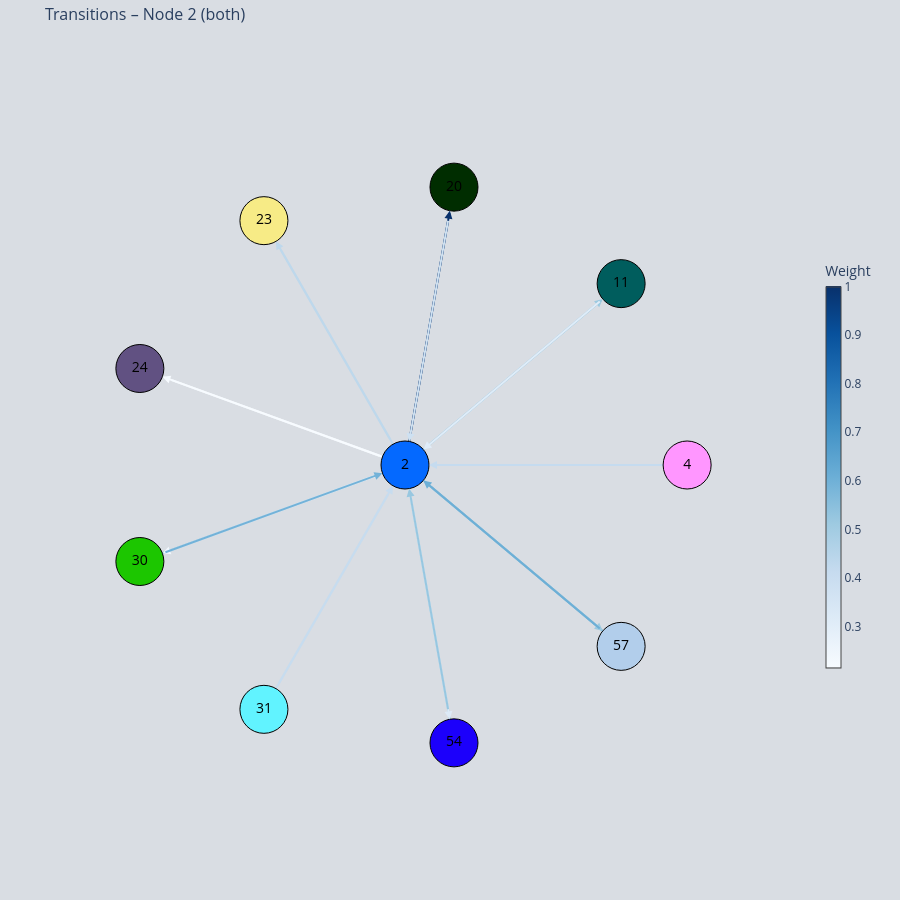
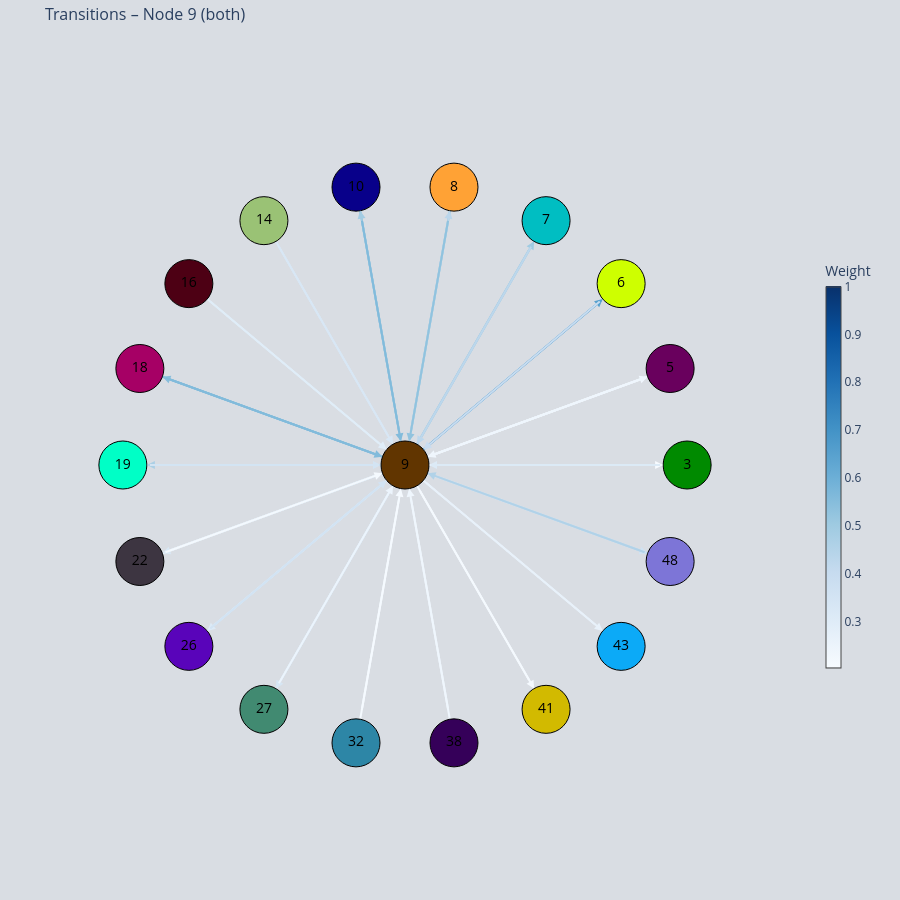

Notebook code cell kept with these figures, in order:
### Code cell
import glasbey


for mouse_name in df_all["Mouse"].unique():
    df_mouse = df_all[df_all["Mouse"] == mouse_name].copy()
    
    cluster_names = df_mouse["ClusterIdx"].unique()
    glasbey_palette = glasbey.create_palette(palette_size=len(cluster_names))
    cluster_to_color = {
        str(name): glasbey_palette[i]
        for i, name in enumerate(cluster_names)
    }

    plot_one_node_transition(df_mouse, mouse_name, cluster=2, threshold=0.2, node_colors=cluster_to_color)
    
    plot_one_node_transition(df_mouse, mouse_name, cluster=9, threshold=0.2, node_colors=cluster_to_color)

### Figure 1 — Plotly figure (JSON) as saved in the notebook; plotly's stock layout.template omitted (floating-point values rounded to 4 significant figures)
{"data": [{"hoverinfo": "text", "line": {"color": "rgb(247, 251, 255)", "width": 2}, "mode": "lines", "text": ["2 → 24<br>p=0.216"], "type": "scatter", "x": [-0.07993, -0.8265, null], "y": [0.02909, 0.3008, null]}, {"hoverinfo": "text", "line": {"color": "rgb(241, 247, 253)", "width": 2}, "mode": "lines", "text": ["2 → 30<br>p=0.240"], "type": "scatter", "x": [-0.07993, -0.8265, null], "y": [-0.02909, -0.3008, null]}, {"hoverinfo": "text", "line": {"color": "rgb(224, 236, 248)", "width": 2}, "mode": "lines", "text": ["11 → 2<br>p=0.305"], "type": "scatter", "x": [0.7009, 0.09231, null], "y": [0.5881, 0.07746, null]}, {"hoverinfo": "text", "line": {"color": "rgb(221, 234, 247)", "width": 2}, "mode": "lines", "text": ["2 → 54<br>p=0.317"], "type": "scatter", "x": [0.01477, 0.1527, null], "y": [-0.08377, -0.8661, null]}, {"hoverinfo": "text", "line": {"color": "rgb(206, 225, 242)", "width": 2}, "mode": "lines", "text": ["20 → 2<br>p=0.377"], "type": "scatter", "x": [0.1589, 0.02093, null], "y": [0.901, 0.1187, null]}, {"hoverinfo": "text", "line": {"color": "rgb(199, 220, 239)", "width": 2}, "mode": "lines", "text": ["31 → 2<br>p=0.407"], "type": "scatter", "x": [-0.4575, -0.06025, null], "y": [-0.7924, -0.1044, null]}, {"hoverinfo": "text", "line": {"color": "rgb(197, 219, 239)", "width": 2}, "mode": "lines", "text": ["4 → 2<br>p=0.413"], "type": "scatter", "x": [0.9149, 0.1205, null], "y": [0, 0, null]}, {"hoverinfo": "text", "line": {"color": "rgb(190, 216, 236)", "width": 2}, "mode": "lines", "text": ["2 → 23<br>p=0.431"], "type": "scatter", "x": [-0.04253, -0.4397, null], "y": [0.07367, 0.7617, null]}, {"hoverinfo": "text", "line": {"color": "rgb(155, 201, 224)", "width": 2}, "mode": "lines", "text": ["2 → 11<br>p=0.515"], "type": "scatter", "x": [0.06516, 0.6737, null], "y": [0.05468, 0.5653, null]}, {"hoverinfo": "text", "line": {"color": "rgb(155, 201, 224)", "width": 2}, "mode": "lines", "text": ["2 → 57<br>p=0.515"], "type": "scatter", "x": [0.06516, 0.6737, null], "y": [-0.05468, -0.5653, null]}, {"hoverinfo": "text", "line": {"color": "rgb(152, 199, 224)", "width": 2}, "mode": "lines", "text": ["54 → 2<br>p=0.521"], "type": "scatter", "x": [0.1589, 0.02093, null], "y": [-0.901, -0.1187, null]}, {"hoverinfo": "text", "line": {"color": "rgb(115, 178, 216)", "width": 2}, "mode": "lines", "text": ["30 → 2<br>p=0.593"], "type": "scatter", "x": [-0.8598, -0.1132, null], "y": [-0.3129, -0.04122, null]}, {"hoverinfo": "text", "line": {"color": "rgb(109, 175, 214)", "width": 2}, "mode": "lines", "text": ["57 → 2<br>p=0.605"], "type": "scatter", "x": [0.7009, 0.09231, null], "y": [-0.5881, -0.07746, null]}, {"hoverinfo": "text", "line": {"color": "rgb(8, 48, 107)", "width": 2}, "mode": "lines", "text": ["2 → 20<br>p=1.000"], "type": "scatter", "x": [0.01477, 0.1527, null], "y": [0.08377, 0.8661, null]}, {"hoverinfo": "text", "marker": {"color": ["#0469ff", "#002d00", "#b2ceeb", "#1cc600", "#1c00fb", "#005d5d", "#f7eb86", "#ff96ff", "#61f3ff", "#615182"], "line": {"color": "black", "width": 1}, "size": 48}, "mode": "markers+text", "text": ["2", "20", "57", "30", "54", "11", "23", "4", "31", "24"], "textfont": {"color": "black", "size": 14}, "type": "scatter", "x": [0, 0.1736, 0.766, -0.9397, 0.1736, 0.766, -0.5, 1, -0.5, -0.9397], "y": [0, 0.9848, -0.6428, -0.342, -0.9848, 0.6428, 0.866, 0, -0.866, 0.342]}, {"hoverinfo": "none", "marker": {"cmax": 1, "cmin": 0.2156, "color": [0.2156, 1], "colorbar": {"len": 0.5, "thickness": 15, "title": {"text": "Weight"}}, "colorscale": [[0, "rgb(247,251,255)"], [0.125, "rgb(222,235,247)"], [0.25, "rgb(198,219,239)"], [0.375, "rgb(158,202,225)"], [0.5, "rgb(107,174,214)"], [0.625, "rgb(66,146,198)"], [0.75, "rgb(33,113,181)"], [0.875, "rgb(8,81,156)"], [1, "rgb(8,48,107)"]], "showscale": true}, "mode": "markers", "type": "scatter", "x": [null], "y": [null]}], "layout": {"annotations": [{"arrowcolor": "rgb(8, 48, 107)", "arrowhead": 2, "arrowsize": 0.8, "arrowwidth": 2, "ax": 0.01477, "axref": "x", "ay": 0.08377, "ayref": "y", "showarrow": true, "x": 0.1589, "xref": "x", "y": 0.901, "yref": "y"}, {"arrowcolor": "rgb(155, 201, 224)", "arrowhead": 2, "arrowsize": 0.8, "arrowwidth": 2, "ax": 0.06516, "axref": "x", "ay": 0.05468, "ayref": "y", "showarrow": true, "x": 0.7009, "xref": "x", "y": 0.5881, "yref": "y"}, {"arrowcolor": "rgb(155, 201, 224)", "arrowhead": 2, "arrowsize": 0.8, "arrowwidth": 2, "ax": 0.06516, "axref": "x", "ay": -0.05468, "ayref": "y", "showarrow": true, "x": 0.7009, "xref": "x", "y": -0.5881, "yref": "y"}, {"arrowcolor": "rgb(190, 216, 236)", "arrowhead": 2, "arrowsize": 0.8, "arrowwidth": 2, "ax": -0.04253, "axref": "x", "ay": 0.07367, "ayref": "y", "showarrow": true, "x": -0.4575, "xref": "x", "y": 0.7924, "yref": "y"}, {"arrowcolor": "rgb(221, 234, 247)", "arrowhead": 2, "arrowsize": 0.8, "arrowwidth": 2, "ax": 0.01477, "axref": "x", "ay": -0.08377, "ayref": "y", "showarrow": true, "x": 0.1589, "xref": "x", "y": -0.901, "yref": "y"}, {"arrowcolor": "rgb(241, 247, 253)", "arrowhead": 2, "arrowsize": 0.8, "arrowwidth": 2, "ax": -0.07993, "axref": "x", "ay": -0.02909, "ayref": "y", "showarrow": true, "x": -0.8598, "xref": "x", "y": -0.3129, "yref": "y"}, {"arrowcolor": "rgb(247, 251, 255)", "arrowhead": 2, "arrowsize": 0.8, "arrowwidth": 2, "ax": -0.07993, "axref": "x", "ay": 0.02909, "ayref": "y", "showarrow": true, "x": -0.8598, "xref": "x", "y": 0.3129, "yref": "y"}, {"arrowcolor": "rgb(206, 225, 242)", "arrowhead": 2, "arrowsize": 0.8, "arrowwidth": 2, "ax": 0.1589, "axref": "x", "ay": 0.901, "ayref": "y", "showarrow": true, "x": 0.01477, "xref": "x", "y": 0.08377, "yref": "y"}, {"arrowcolor": "rgb(109, 175, 214)", "arrowhead": 2, "arrowsize": 0.8, "arrowwidth": 2, "ax": 0.7009, "axref": "x", "ay": -0.5881, "ayref": "y", "showarrow": true, "x": 0.06516, "xref": "x", "y": -0.05468, "yref": "y"}, {"arrowcolor": "rgb(115, 178, 216)", "arrowhead": 2, "arrowsize": 0.8, "arrowwidth": 2, "ax": -0.8598, "axref": "x", "ay": -0.3129, "ayref": "y", "showarrow": true, "x": -0.07993, "xref": "x", "y": -0.02909, "yref": "y"}, {"arrowcolor": "rgb(152, 199, 224)", "arrowhead": 2, "arrowsize": 0.8, "arrowwidth": 2, "ax": 0.1589, "axref": "x", "ay": -0.901, "ayref": "y", "showarrow": true, "x": 0.01477, "xref": "x", "y": -0.08377, "yref": "y"}, {"arrowcolor": "rgb(224, 236, 248)", "arrowhead": 2, "arrowsize": 0.8, "arrowwidth": 2, "ax": 0.7009, "axref": "x", "ay": 0.5881, "ayref": "y", "showarrow": true, "x": 0.06516, "xref": "x", "y": 0.05468, "yref": "y"}, {"arrowcolor": "rgb(197, 219, 239)", "arrowhead": 2, "arrowsize": 0.8, "arrowwidth": 2, "ax": 0.9149, "axref": "x", "ay": 0, "ayref": "y", "showarrow": true, "x": 0.08506, "xref": "x", "y": 0, "yref": "y"}, {"arrowcolor": "rgb(199, 220, 239)", "arrowhead": 2, "arrowsize": 0.8, "arrowwidth": 2, "ax": -0.4575, "axref": "x", "ay": -0.7924, "ayref": "y", "showarrow": true, "x": -0.04253, "xref": "x", "y": -0.07367, "yref": "y"}], "height": 900, "hovermode": "closest", "margin": {"b": 10, "l": 10, "r": 100, "t": 40}, "paper_bgcolor": "#d9dde3", "plot_bgcolor": "#d9dde3", "showlegend": false, "title": {"font": {"size": 16}, "text": "Transitions – Node 2 (both)"}, "width": 900, "xaxis": {"range": [-1.4, 1.4], "showgrid": false, "showticklabels": false, "zeroline": false}, "yaxis": {"range": [-1.4, 1.4], "scaleanchor": "x", "scaleratio": 1, "showgrid": false, "showticklabels": false, "zeroline": false}}}

### Figure 2 — Plotly figure (JSON) as saved in the notebook; plotly's stock layout.template omitted (floating-point values rounded to 4 significant figures)
{"data": [{"hoverinfo": "text", "line": {"color": "rgb(247, 251, 255)", "width": 2}, "mode": "lines", "text": ["9 → 3<br>p=0.204"], "type": "scatter", "x": [0.08506, 0.8795, null], "y": [0, 0, null]}, {"hoverinfo": "text", "line": {"color": "rgb(245, 250, 255)", "width": 2}, "mode": "lines", "text": ["32 → 9<br>p=0.210"], "type": "scatter", "x": [-0.1589, -0.02093, null], "y": [-0.901, -0.1187, null]}, {"hoverinfo": "text", "line": {"color": "rgb(244, 249, 254)", "width": 2}, "mode": "lines", "text": ["9 → 41<br>p=0.216"], "type": "scatter", "x": [0.04253, 0.4397, null], "y": [-0.07367, -0.7617, null]}, {"hoverinfo": "text", "line": {"color": "rgb(244, 249, 254)", "width": 2}, "mode": "lines", "text": ["22 → 9<br>p=0.216"], "type": "scatter", "x": [-0.8598, -0.1132, null], "y": [-0.3129, -0.04122, null]}, {"hoverinfo": "text", "line": {"color": "rgb(239, 246, 253)", "width": 2}, "mode": "lines", "text": ["9 → 5<br>p=0.234"], "type": "scatter", "x": [0.07993, 0.8265, null], "y": [0.02909, 0.3008, null]}, {"hoverinfo": "text", "line": {"color": "rgb(239, 246, 253)", "width": 2}, "mode": "lines", "text": ["5 → 9<br>p=0.234"], "type": "scatter", "x": [0.8598, 0.1132, null], "y": [0.3129, 0.04122, null]}, {"hoverinfo": "text", "line": {"color": "rgb(239, 246, 253)", "width": 2}, "mode": "lines", "text": ["38 → 9<br>p=0.234"], "type": "scatter", "x": [0.1589, 0.02093, null], "y": [-0.901, -0.1187, null]}, {"hoverinfo": "text", "line": {"color": "rgb(236, 244, 252)", "width": 2}, "mode": "lines", "text": ["27 → 9<br>p=0.246"], "type": "scatter", "x": [-0.4575, -0.06025, null], "y": [-0.7924, -0.1044, null]}, {"hoverinfo": "text", "line": {"color": "rgb(232, 241, 250)", "width": 2}, "mode": "lines", "text": ["9 → 43<br>p=0.263"], "type": "scatter", "x": [0.06516, 0.6737, null], "y": [-0.05468, -0.5653, null]}, {"hoverinfo": "text", "line": {"color": "rgb(224, 237, 248)", "width": 2}, "mode": "lines", "text": ["16 → 9<br>p=0.293"], "type": "scatter", "x": [-0.7009, -0.09231, null], "y": [0.5881, 0.07746, null]}, {"hoverinfo": "text", "line": {"color": "rgb(220, 234, 246)", "width": 2}, "mode": "lines", "text": ["9 → 26<br>p=0.311"], "type": "scatter", "x": [-0.06516, -0.6737, null], "y": [-0.05468, -0.5653, null]}, {"hoverinfo": "text", "line": {"color": "rgb(220, 234, 246)", "width": 2}, "mode": "lines", "text": ["3 → 9<br>p=0.311"], "type": "scatter", "x": [0.9149, 0.1205, null], "y": [0, 0, null]}, {"hoverinfo": "text", "line": {"color": "rgb(217, 232, 245)", "width": 2}, "mode": "lines", "text": ["9 → 22<br>p=0.323"], "type": "scatter", "x": [-0.07993, -0.8265, null], "y": [-0.02909, -0.3008, null]}, {"hoverinfo": "text", "line": {"color": "rgb(216, 231, 245)", "width": 2}, "mode": "lines", "text": ["14 → 9<br>p=0.329"], "type": "scatter", "x": [-0.4575, -0.06025, null], "y": [0.7924, 0.1044, null]}, {"hoverinfo": "text", "line": {"color": "rgb(214, 230, 244)", "width": 2}, "mode": "lines", "text": ["9 → 27<br>p=0.335"], "type": "scatter", "x": [-0.04253, -0.4397, null], "y": [-0.07367, -0.7617, null]}, {"hoverinfo": "text", "line": {"color": "rgb(211, 228, 243)", "width": 2}, "mode": "lines", "text": ["19 → 9<br>p=0.347"], "type": "scatter", "x": [-0.9149, -0.1205, null], "y": [1.12e-16, 1.476e-17, null]}, {"hoverinfo": "text", "line": {"color": "rgb(210, 227, 243)", "width": 2}, "mode": "lines", "text": ["26 → 9<br>p=0.353"], "type": "scatter", "x": [-0.7009, -0.09231, null], "y": [-0.5881, -0.07746, null]}, {"hoverinfo": "text", "line": {"color": "rgb(208, 226, 242)", "width": 2}, "mode": "lines", "text": ["9 → 48<br>p=0.359"], "type": "scatter", "x": [0.07993, 0.8265, null], "y": [-0.02909, -0.3008, null]}, {"hoverinfo": "text", "line": {"color": "rgb(200, 220, 240)", "width": 2}, "mode": "lines", "text": ["6 → 9<br>p=0.395"], "type": "scatter", "x": [0.7009, 0.09231, null], "y": [0.5881, 0.07746, null]}, {"hoverinfo": "text", "line": {"color": "rgb(189, 215, 236)", "width": 2}, "mode": "lines", "text": ["7 → 9<br>p=0.425"], "type": "scatter", "x": [0.4575, 0.06025, null], "y": [0.7924, 0.1044, null]}, {"hoverinfo": "text", "line": {"color": "rgb(187, 214, 235)", "width": 2}, "mode": "lines", "text": ["9 → 8<br>p=0.431"], "type": "scatter", "x": [0.01477, 0.1527, null], "y": [0.08377, 0.8661, null]}, {"hoverinfo": "text", "line": {"color": "rgb(177, 210, 232)", "width": 2}, "mode": "lines", "text": ["48 → 9<br>p=0.455"], "type": "scatter", "x": [0.8598, 0.1132, null], "y": [-0.3129, -0.04122, null]}, {"hoverinfo": "text", "line": {"color": "rgb(170, 207, 229)", "width": 2}, "mode": "lines", "text": ["9 → 19<br>p=0.473"], "type": "scatter", "x": [-0.08506, -0.8795, null], "y": [1.042e-17, 1.077e-16, null]}, {"hoverinfo": "text", "line": {"color": "rgb(163, 204, 227)", "width": 2}, "mode": "lines", "text": ["9 → 10<br>p=0.491"], "type": "scatter", "x": [-0.01477, -0.1527, null], "y": [0.08377, 0.8661, null]}, {"hoverinfo": "text", "line": {"color": "rgb(160, 203, 226)", "width": 2}, "mode": "lines", "text": ["9 → 7<br>p=0.497"], "type": "scatter", "x": [0.04253, 0.4397, null], "y": [0.07367, 0.7617, null]}, {"hoverinfo": "text", "line": {"color": "rgb(145, 195, 222)", "width": 2}, "mode": "lines", "text": ["8 → 9<br>p=0.527"], "type": "scatter", "x": [0.1589, 0.02093, null], "y": [0.901, 0.1187, null]}, {"hoverinfo": "text", "line": {"color": "rgb(136, 190, 220)", "width": 2}, "mode": "lines", "text": ["9 → 18<br>p=0.545"], "type": "scatter", "x": [-0.07993, -0.8265, null], "y": [0.02909, 0.3008, null]}, {"hoverinfo": "text", "line": {"color": "rgb(130, 187, 219)", "width": 2}, "mode": "lines", "text": ["10 → 9<br>p=0.557"], "type": "scatter", "x": [-0.1589, -0.02093, null], "y": [0.901, 0.1187, null]}, {"hoverinfo": "text", "line": {"color": "rgb(130, 187, 219)", "width": 2}, "mode": "lines", "text": ["18 → 9<br>p=0.557"], "type": "scatter", "x": [-0.8598, -0.1132, null], "y": [0.3129, 0.04122, null]}, {"hoverinfo": "text", "line": {"color": "rgb(86, 160, 206)", "width": 2}, "mode": "lines", "text": ["9 → 6<br>p=0.653"], "type": "scatter", "x": [0.06516, 0.6737, null], "y": [0.05468, 0.5653, null]}, {"hoverinfo": "text", "marker": {"color": ["#613500", "#ceff00", "#08008a", "#a60065", "#ffa235", "#00bec2", "#00ffc6", "#7d75d7", "#5904ba", "#418a71", "#9ac275", "#3d3541", "#008a00", "#4d0014", "#0caaf7", "#69005d", "#350059", "#d2ba00", "#2d86a6"], "line": {"color": "black", "width": 1}, "size": 48}, "mode": "markers+text", "text": ["9", "6", "10", "18", "8", "7", "19", "48", "26", "27", "14", "22", "3", "16", "43", "5", "38", "41", "32"], "textfont": {"color": "black", "size": 14}, "type": "scatter", "x": [0, 0.766, -0.1736, -0.9397, 0.1736, 0.5, -1, 0.9397, -0.766, -0.5, -0.5, -0.9397, 1, -0.766, 0.766, 0.9397, 0.1736, 0.5, -0.1736], "y": [0, 0.6428, 0.9848, 0.342, 0.9848, 0.866, 1.225e-16, -0.342, -0.6428, -0.866, 0.866, -0.342, 0, 0.6428, -0.6428, 0.342, -0.9848, -0.866, -0.9848]}, {"hoverinfo": "none", "marker": {"cmax": 1, "cmin": 0.2036, "color": [0.2036, 1], "colorbar": {"len": 0.5, "thickness": 15, "title": {"text": "Weight"}}, "colorscale": [[0, "rgb(247,251,255)"], [0.125, "rgb(222,235,247)"], [0.25, "rgb(198,219,239)"], [0.375, "rgb(158,202,225)"], [0.5, "rgb(107,174,214)"], [0.625, "rgb(66,146,198)"], [0.75, "rgb(33,113,181)"], [0.875, "rgb(8,81,156)"], [1, "rgb(8,48,107)"]], "showscale": true}, "mode": "markers", "type": "scatter", "x": [null], "y": [null]}], "layout": {"annotations": [{"arrowcolor": "rgb(86, 160, 206)", "arrowhead": 2, "arrowsize": 0.8, "arrowwidth": 2, "ax": 0.06516, "axref": "x", "ay": 0.05468, "ayref": "y", "showarrow": true, "x": 0.7009, "xref": "x", "y": 0.5881, "yref": "y"}, {"arrowcolor": "rgb(136, 190, 220)", "arrowhead": 2, "arrowsize": 0.8, "arrowwidth": 2, "ax": -0.07993, "axref": "x", "ay": 0.02909, "ayref": "y", "showarrow": true, "x": -0.8598, "xref": "x", "y": 0.3129, "yref": "y"}, {"arrowcolor": "rgb(160, 203, 226)", "arrowhead": 2, "arrowsize": 0.8, "arrowwidth": 2, "ax": 0.04253, "axref": "x", "ay": 0.07367, "ayref": "y", "showarrow": true, "x": 0.4575, "xref": "x", "y": 0.7924, "yref": "y"}, {"arrowcolor": "rgb(163, 204, 227)", "arrowhead": 2, "arrowsize": 0.8, "arrowwidth": 2, "ax": -0.01477, "axref": "x", "ay": 0.08377, "ayref": "y", "showarrow": true, "x": -0.1589, "xref": "x", "y": 0.901, "yref": "y"}, {"arrowcolor": "rgb(170, 207, 229)", "arrowhead": 2, "arrowsize": 0.8, "arrowwidth": 2, "ax": -0.08506, "axref": "x", "ay": 1.042e-17, "ayref": "y", "showarrow": true, "x": -0.9149, "xref": "x", "y": 1.12e-16, "yref": "y"}, {"arrowcolor": "rgb(187, 214, 235)", "arrowhead": 2, "arrowsize": 0.8, "arrowwidth": 2, "ax": 0.01477, "axref": "x", "ay": 0.08377, "ayref": "y", "showarrow": true, "x": 0.1589, "xref": "x", "y": 0.901, "yref": "y"}, {"arrowcolor": "rgb(208, 226, 242)", "arrowhead": 2, "arrowsize": 0.8, "arrowwidth": 2, "ax": 0.07993, "axref": "x", "ay": -0.02909, "ayref": "y", "showarrow": true, "x": 0.8598, "xref": "x", "y": -0.3129, "yref": "y"}, {"arrowcolor": "rgb(214, 230, 244)", "arrowhead": 2, "arrowsize": 0.8, "arrowwidth": 2, "ax": -0.04253, "axref": "x", "ay": -0.07367, "ayref": "y", "showarrow": true, "x": -0.4575, "xref": "x", "y": -0.7924, "yref": "y"}, {"arrowcolor": "rgb(217, 232, 245)", "arrowhead": 2, "arrowsize": 0.8, "arrowwidth": 2, "ax": -0.07993, "axref": "x", "ay": -0.02909, "ayref": "y", "showarrow": true, "x": -0.8598, "xref": "x", "y": -0.3129, "yref": "y"}, {"arrowcolor": "rgb(220, 234, 246)", "arrowhead": 2, "arrowsize": 0.8, "arrowwidth": 2, "ax": -0.06516, "axref": "x", "ay": -0.05468, "ayref": "y", "showarrow": true, "x": -0.7009, "xref": "x", "y": -0.5881, "yref": "y"}, {"arrowcolor": "rgb(232, 241, 250)", "arrowhead": 2, "arrowsize": 0.8, "arrowwidth": 2, "ax": 0.06516, "axref": "x", "ay": -0.05468, "ayref": "y", "showarrow": true, "x": 0.7009, "xref": "x", "y": -0.5881, "yref": "y"}, {"arrowcolor": "rgb(239, 246, 253)", "arrowhead": 2, "arrowsize": 0.8, "arrowwidth": 2, "ax": 0.07993, "axref": "x", "ay": 0.02909, "ayref": "y", "showarrow": true, "x": 0.8598, "xref": "x", "y": 0.3129, "yref": "y"}, {"arrowcolor": "rgb(244, 249, 254)", "arrowhead": 2, "arrowsize": 0.8, "arrowwidth": 2, "ax": 0.04253, "axref": "x", "ay": -0.07367, "ayref": "y", "showarrow": true, "x": 0.4575, "xref": "x", "y": -0.7924, "yref": "y"}, {"arrowcolor": "rgb(247, 251, 255)", "arrowhead": 2, "arrowsize": 0.8, "arrowwidth": 2, "ax": 0.08506, "axref": "x", "ay": 0, "ayref": "y", "showarrow": true, "x": 0.9149, "xref": "x", "y": 0, "yref": "y"}, {"arrowcolor": "rgb(200, 220, 240)", "arrowhead": 2, "arrowsize": 0.8, "arrowwidth": 2, "ax": 0.7009, "axref": "x", "ay": 0.5881, "ayref": "y", "showarrow": true, "x": 0.06516, "xref": "x", "y": 0.05468, "yref": "y"}, {"arrowcolor": "rgb(130, 187, 219)", "arrowhead": 2, "arrowsize": 0.8, "arrowwidth": 2, "ax": -0.1589, "axref": "x", "ay": 0.901, "ayref": "y", "showarrow": true, "x": -0.01477, "xref": "x", "y": 0.08377, "yref": "y"}, {"arrowcolor": "rgb(130, 187, 219)", "arrowhead": 2, "arrowsize": 0.8, "arrowwidth": 2, "ax": -0.8598, "axref": "x", "ay": 0.3129, "ayref": "y", "showarrow": true, "x": -0.07993, "xref": "x", "y": 0.02909, "yref": "y"}, {"arrowcolor": "rgb(145, 195, 222)", "arrowhead": 2, "arrowsize": 0.8, "arrowwidth": 2, "ax": 0.1589, "axref": "x", "ay": 0.901, "ayref": "y", "showarrow": true, "x": 0.01477, "xref": "x", "y": 0.08377, "yref": "y"}, {"arrowcolor": "rgb(189, 215, 236)", "arrowhead": 2, "arrowsize": 0.8, "arrowwidth": 2, "ax": 0.4575, "axref": "x", "ay": 0.7924, "ayref": "y", "showarrow": true, "x": 0.04253, "xref": "x", "y": 0.07367, "yref": "y"}, {"arrowcolor": "rgb(211, 228, 243)", "arrowhead": 2, "arrowsize": 0.8, "arrowwidth": 2, "ax": -0.9149, "axref": "x", "ay": 1.12e-16, "ayref": "y", "showarrow": true, "x": -0.08506, "xref": "x", "y": 1.042e-17, "yref": "y"}, {"arrowcolor": "rgb(177, 210, 232)", "arrowhead": 2, "arrowsize": 0.8, "arrowwidth": 2, "ax": 0.8598, "axref": "x", "ay": -0.3129, "ayref": "y", "showarrow": true, "x": 0.07993, "xref": "x", "y": -0.02909, "yref": "y"}, {"arrowcolor": "rgb(210, 227, 243)", "arrowhead": 2, "arrowsize": 0.8, "arrowwidth": 2, "ax": -0.7009, "axref": "x", "ay": -0.5881, "ayref": "y", "showarrow": true, "x": -0.06516, "xref": "x", "y": -0.05468, "yref": "y"}, {"arrowcolor": "rgb(236, 244, 252)", "arrowhead": 2, "arrowsize": 0.8, "arrowwidth": 2, "ax": -0.4575, "axref": "x", "ay": -0.7924, "ayref": "y", "showarrow": true, "x": -0.04253, "xref": "x", "y": -0.07367, "yref": "y"}, {"arrowcolor": "rgb(216, 231, 245)", "arrowhead": 2, "arrowsize": 0.8, "arrowwidth": 2, "ax": -0.4575, "axref": "x", "ay": 0.7924, "ayref": "y", "showarrow": true, "x": -0.04253, "xref": "x", "y": 0.07367, "yref": "y"}, {"arrowcolor": "rgb(244, 249, 254)", "arrowhead": 2, "arrowsize": 0.8, "arrowwidth": 2, "ax": -0.8598, "axref": "x", "ay": -0.3129, "ayref": "y", "showarrow": true, "x": -0.07993, "xref": "x", "y": -0.02909, "yref": "y"}, {"arrowcolor": "rgb(220, 234, 246)", "arrowhead": 2, "arrowsize": 0.8, "arrowwidth": 2, "ax": 0.9149, "axref": "x", "ay": 0, "ayref": "y", "showarrow": true, "x": 0.08506, "xref": "x", "y": 0, "yref": "y"}, {"arrowcolor": "rgb(224, 237, 248)", "arrowhead": 2, "arrowsize": 0.8, "arrowwidth": 2, "ax": -0.7009, "axref": "x", "ay": 0.5881, "ayref": "y", "showarrow": true, "x": -0.06516, "xref": "x", "y": 0.05468, "yref": "y"}, {"arrowcolor": "rgb(239, 246, 253)", "arrowhead": 2, "arrowsize": 0.8, "arrowwidth": 2, "ax": 0.8598, "axref": "x", "ay": 0.3129, "ayref": "y", "showarrow": true, "x": 0.07993, "xref": "x", "y": 0.02909, "yref": "y"}, {"arrowcolor": "rgb(239, 246, 253)", "arrowhead": 2, "arrowsize": 0.8, "arrowwidth": 2, "ax": 0.1589, "axref": "x", "ay": -0.901, "ayref": "y", "showarrow": true, "x": 0.01477, "xref": "x", "y": -0.08377, "yref": "y"}, {"arrowcolor": "rgb(245, 250, 255)", "arrowhead": 2, "arrowsize": 0.8, "arrowwidth": 2, "ax": -0.1589, "axref": "x", "ay": -0.901, "ayref": "y", "showarrow": true, "x": -0.01477, "xref": "x", "y": -0.08377, "yref": "y"}], "height": 900, "hovermode": "closest", "margin": {"b": 10, "l": 10, "r": 100, "t": 40}, "paper_bgcolor": "#d9dde3", "plot_bgcolor": "#d9dde3", "showlegend": false, "title": {"font": {"size": 16}, "text": "Transitions – Node 9 (both)"}, "width": 900, "xaxis": {"range": [-1.4, 1.4], "showgrid": false, "showticklabels": false, "zeroline": false}, "yaxis": {"range": [-1.4, 1.4], "scaleanchor": "x", "scaleratio": 1, "showgrid": false, "showticklabels": false, "zeroline": false}}}
